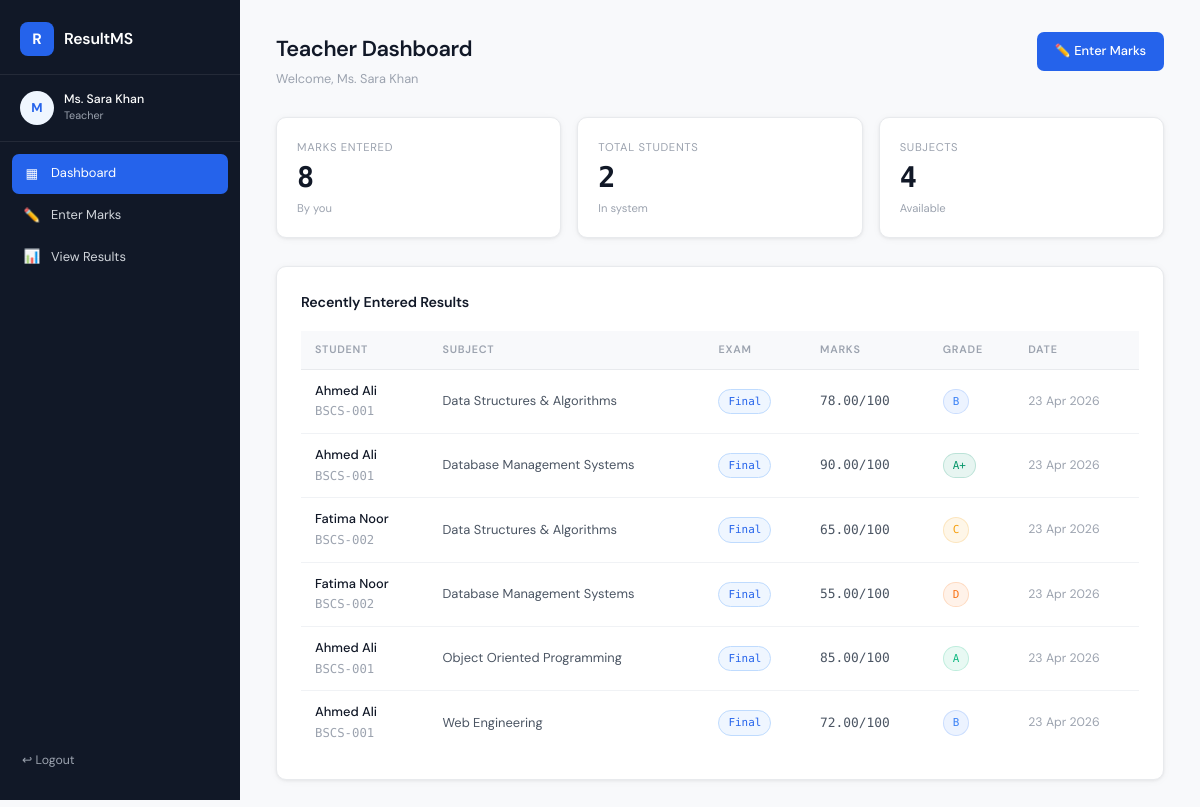
The page /teacher/dashboard.php (signed in) on the database its author committed.
### tables this page shows
CREATE TABLE results (
  id           INT AUTO_INCREMENT PRIMARY KEY,
  student_id   INT NOT NULL,
  subject_id   INT NOT NULL,
  marks        DECIMAL(5,2) NOT NULL DEFAULT 0,
  exam_type    ENUM('Mid','Final','Assignment','Quiz') NOT NULL DEFAULT 'Final',
  entered_by   INT NOT NULL,
  created_at   TIMESTAMP DEFAULT CURRENT_TIMESTAMP,
  UNIQUE KEY unique_result (student_id, subject_id, exam_type),
  FOREIGN KEY (student_id) REFERENCES students(id) ON DELETE CASCADE,
  FOREIGN KEY (subject_id) REFERENCES subjects(id) ON DELETE CASCADE,
  FOREIGN KEY (entered_by) REFERENCES users(id)
);

CREATE TABLE users (
  id          INT AUTO_INCREMENT PRIMARY KEY,
  full_name   VARCHAR(100) NOT NULL,
  email       VARCHAR(100) NOT NULL UNIQUE,
  password    VARCHAR(255) NOT NULL,
  role        ENUM('admin','teacher','student') NOT NULL DEFAULT 'student',
  created_at  TIMESTAMP DEFAULT CURRENT_TIMESTAMP
);

CREATE TABLE students (
  id          INT AUTO_INCREMENT PRIMARY KEY,
  user_id     INT NOT NULL,
  roll_number VARCHAR(20) NOT NULL UNIQUE,
  class_id    INT NOT NULL,
  created_at  TIMESTAMP DEFAULT CURRENT_TIMESTAMP,
  FOREIGN KEY (user_id)  REFERENCES users(id)    ON DELETE CASCADE,
  FOREIGN KEY (class_id) REFERENCES classes(id)  ON DELETE CASCADE
);

CREATE TABLE subjects (
  id           INT AUTO_INCREMENT PRIMARY KEY,
  subject_name VARCHAR(100) NOT NULL,
  class_id     INT NOT NULL,
  total_marks  INT NOT NULL DEFAULT 100,
  FOREIGN KEY (class_id) REFERENCES classes(id) ON DELETE CASCADE
);

### includes/functions.php (called while the page is built, shortened)
<?php
function getGrade($percentage) {
    if ($percentage >= 90) return ['grade' => 'A+', 'label' => 'Outstanding', 'color' => '#059669'];
    if ($percentage >= 80) return ['grade' => 'A',  'label' => 'Excellent',   'color' => '#10b981'];
    if ($percentage >= 70) return ['grade' => 'B',  'label' => 'Good',        'color' => '#3b82f6'];
    if ($percentage >= 60) return ['grade' => 'C',  'label' => 'Average',     'color' => '#f59e0b'];
    if ($percentage >= 50) return ['grade' => 'D',  'label' => 'Pass',        'color' => '#f97316'];
    return ['grade' => 'F',  'label' => 'Fail',        'color' => '#ef4444'];
}
?>

### teacher/dashboard.php (the view, shortened to what this page needs)
<?php
require_once '../includes/db.php';
require_once '../includes/functions.php';
$teacher_id = $_SESSION['user_id'];
$total_entered = $conn->prepare("SELECT COUNT(*) as c FROM results WHERE entered_by=?");
$total_entered->bind_param("i", $teacher_id); $total_entered->execute();
$marks_entered = $total_entered->get_result()->fetch_assoc()['c'];
$total_students = $conn->query("SELECT COUNT(*) as c FROM students")->fetch_assoc()['c'];
$total_subjects = $conn->query("SELECT COUNT(*) as c FROM subjects")->fetch_assoc()['c'];
$recent = $conn->prepare("
    SELECT u.full_name, s.roll_number, sub.subject_name, r.marks, sub.total_marks, r.exam_type, r.created_at
    FROM results r
    JOIN students s   ON r.student_id = s.id
    JOIN users u      ON s.user_id    = u.id
    JOIN subjects sub ON r.subject_id = sub.id
    WHERE r.entered_by = ?
    ORDER BY r.created_at DESC
    LIMIT 6
");
$recent->bind_param("i", $teacher_id);
$recent->execute();
$recent_results = $recent->get_result();
include '../includes/header.php';
?>
<div class="page-header">
  <div>
    <h1 class="page-title">Teacher Dashboard</h1>
    <p class="page-subtitle">Welcome, <?= htmlspecialchars($_SESSION['full_name']) ?></p>
  </div>
  <a href="/student-result-system/teacher/enter_marks.php" class="btn btn-primary">✏️ Enter Marks</a>
</div>
<div class="stats-grid">
  <div class="stat-card">
    <div class="stat-label">Marks Entered</div>
    <div class="stat-value"><?= $marks_entered ?></div>
    <div class="stat-sub">By you</div>
  </div>
  <div class="stat-card">
    <div class="stat-label">Total Students</div>
    <div class="stat-value"><?= $total_students ?></div>
    <div class="stat-sub">In system</div>
  </div>
  <div class="stat-card">
    <div class="stat-label">Subjects</div>
    <div class="stat-value"><?= $total_subjects ?></div>
    <div class="stat-sub">Available</div>
  </div>
</div>
<div class="card">
  <div class="card-title">Recently Entered Results</div>
  <div class="table-wrapper">
    <?php if ($recent_results->num_rows > 0): ?>
    <table>
      <thead>
        <tr><th>Student</th><th>Subject</th><th>Exam</th><th>Marks</th><th>Grade</th><th>Date</th></tr>
      </thead>
      <tbody>
        <?php while ($row = $recent_results->fetch_assoc()):
          $pct = round(($row['marks'] / $row['total_marks']) * 100, 1);
          $g   = getGrade($pct);
        ?>
        <tr>
          <td><strong><?= htmlspecialchars($row['full_name']) ?></strong>
              <br><span class="mono text-sm text-muted"><?= $row['roll_number'] ?></span></td>
          <td><?= htmlspecialchars($row['subject_name']) ?></td>
          <td><span class="badge badge-blue"><?= $row['exam_type'] ?></span></td>
          <td class="mono"><?= $row['marks'] ?>/<?= $row['total_marks'] ?></td>
          <td><span class="badge" style="background:<?= $g['color'] ?>18;color:<?= $g['color'] ?>;border:1px solid <?= $g['color'] ?>30"><?= $g['grade'] ?></span></td>
          <td class="text-muted text-sm"><?= date('d M Y', strtotime($row['created_at'])) ?></td>
        </tr>
        <?php endwhile; ?>
      </tbody>
    </table>
    <?php else: ?>
      <div class="no-data">You have not entered any results yet. <a href="/student-result-system/teacher/enter_marks.php">Enter marks now →</a></div>
    <?php endif; ?>
  </div>
</div>
<?php include '../includes/footer.php'; ?>

### assets/css/style.css (style rules this page uses)
*, *::before, *::after { box-sizing: border-box; margin: 0; padding: 0; }
:root { --bg: #f8f9fb; --surface: #ffffff; --border: #e8eaed; --border-soft: #f0f2f5; --text-1: #111827; --text-2: #4b5563; --text-3: #9ca3af; --accent: #2563eb; --accent-soft: #eff6ff; --accent-dark: #1d4ed8; --danger: #ef4444; --success: #10b981; --warning: #f59e0b; --sidebar-w: 240px; --radius: 10px; --shadow: 0 1px 3px rgba(0,0,0,.06), 0 1px 8px rgba(0,0,0,.04); --shadow-md: 0 4px 16px rgba(0,0,0,.08); }
html { font-size: 15px; }
body { font-family: 'DM Sans', sans-serif; background: var(--bg); color: var(--text-1); line-height: 1.6; min-height: 100vh; }
.page-header { margin-bottom: 28px; display: flex; align-items: flex-start; justify-content: space-between; flex-wrap: wrap; gap: 12px; }
.page-title { font-size: 1.45rem; font-weight: 600; letter-spacing: -.02em; color: var(--text-1); }
.page-subtitle { font-size: .85rem; color: var(--text-3); margin-top: 2px; }
.card { background: var(--surface); border: 1px solid var(--border); border-radius: var(--radius); box-shadow: var(--shadow); padding: 24px; margin-bottom: 24px; }
.card-title { font-size: .95rem; font-weight: 600; margin-bottom: 18px; color: var(--text-1); letter-spacing: -.01em; }
.stats-grid { display: grid; grid-template-columns: repeat(auto-fit, minmax(180px, 1fr)); gap: 16px; margin-bottom: 28px; }
.stat-card { background: var(--surface); border: 1px solid var(--border); border-radius: var(--radius); padding: 20px; box-shadow: var(--shadow); }
.stat-label { font-size: .75rem; text-transform: uppercase; letter-spacing: .06em; color: var(--text-3); margin-bottom: 8px; }
.stat-value { font-size: 1.9rem; font-weight: 600; font-family: 'DM Mono', monospace; color: var(--text-1); line-height: 1; }
.stat-sub { font-size: .75rem; color: var(--text-3); margin-top: 6px; }
.table-wrapper { overflow-x: auto; }
table { width: 100%; border-collapse: collapse; font-size: .86rem; }
thead th { text-align: left; padding: 10px 14px; font-size: .72rem; font-weight: 600; text-transform: uppercase; letter-spacing: .07em; color: var(--text-3); border-bottom: 1px solid var(--border); background: var(--bg); }
tbody td { padding: 11px 14px; border-bottom: 1px solid var(--border-soft); color: var(--text-2); vertical-align: middle; }
tbody tr:last-child td { border-bottom: none; }
td strong { color: var(--text-1); font-weight: 500; }
.btn { display: inline-flex; align-items: center; gap: 6px; padding: 9px 18px; border-radius: 7px; border: none; cursor: pointer; font-family: inherit; font-size: .86rem; font-weight: 500; text-decoration: none; transition: all .15s; white-space: nowrap; }
.btn-primary { background: var(--accent); color: #fff; }
.badge { display: inline-block; padding: 3px 9px; border-radius: 20px; font-size: .73rem; font-weight: 500; font-family: 'DM Mono', monospace; }
.badge-blue { background: #eff6ff; color: var(--accent); border: 1px solid #bfdbfe; }
.text-sm { font-size: .82rem; }
.text-muted { color: var(--text-3); }
.mono { font-family: 'DM Mono', monospace; }

### rows shown on the page
results: users.full_name "Ahmed Ali", student.roll_number "BSCS-001", subject.subject_name "Data Structures & Algorithms", exam_type "Final", marks "78.00", subject.total_marks "100", marks.total_marks "B", created_at "23 Apr 2026"
results: users.full_name "Ahmed Ali", student.roll_number "BSCS-001", subject.subject_name "Database Management Systems", exam_type "Final", marks "90.00", subject.total_marks "100", marks.total_marks "A+", created_at "23 Apr 2026"
results: users.full_name "Fatima Noor", student.roll_number "BSCS-002", subject.subject_name "Data Structures & Algorithms", exam_type "Final", marks "65.00", subject.total_marks "100", marks.total_marks "C", created_at "23 Apr 2026"
results: users.full_name "Fatima Noor", student.roll_number "BSCS-002", subject.subject_name "Database Management Systems", exam_type "Final", marks "55.00", subject.total_marks "100", marks.total_marks "D", created_at "23 Apr 2026"
results: users.full_name "Ahmed Ali", student.roll_number "BSCS-001", subject.subject_name "Object Oriented Programming", exam_type "Final", marks "85.00", subject.total_marks "100", marks.total_marks "A", created_at "23 Apr 2026"
results: users.full_name "Ahmed Ali", student.roll_number "BSCS-001", subject.subject_name "Web Engineering", exam_type "Final", marks "72.00", subject.total_marks "100", marks.total_marks "B", created_at "23 Apr 2026"

### other values the page prints
APP_NAME "ResultMS"
substr($full_name, 0, 1) "M"
$full_name "Ms. Sara Khan"
$role "Teacher"
$item['icon'] "▦"
$item['label'] "Dashboard"
$item['icon'] "✏️"
$item['label'] "Enter Marks"
$item['icon'] "📊"
$item['label'] "View Results"
$_SESSION['full_name'] "Ms. Sara Khan"
$marks_entered "8"
$total_students "2"
$total_subjects "4"
